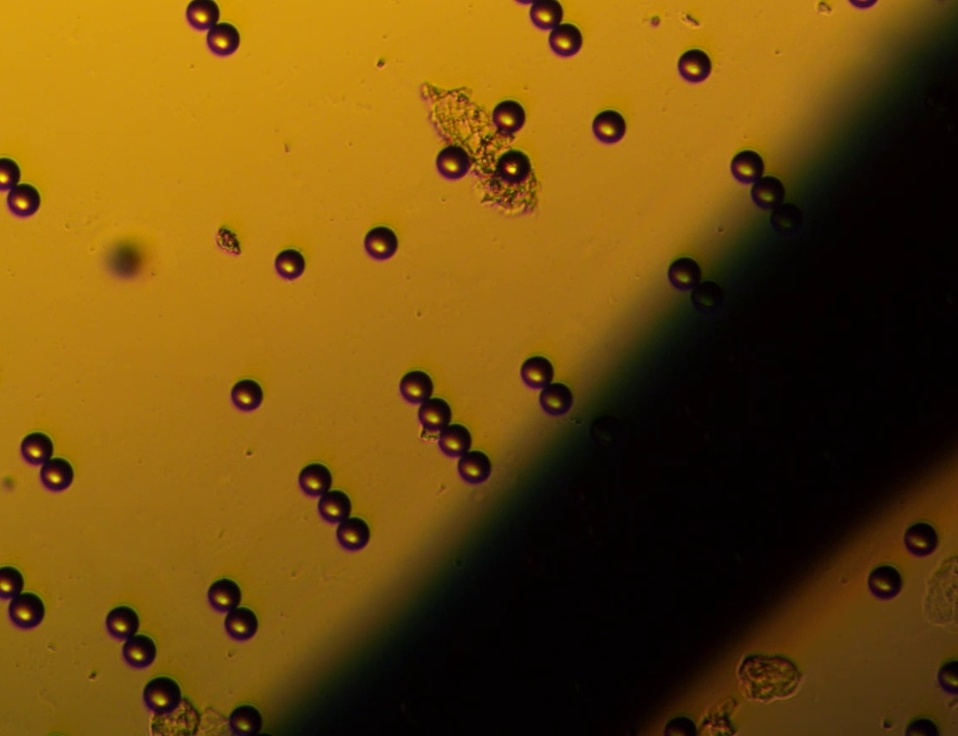
#> input picture real.jpg, 958 x 736 px, shrunk from 1140 x 876 before the run
$ python combinedCode.py
#> lines starting #> are read from the running program, lines starting #| are printed output that depends on the picture; after the words box and inside, x2 and y2 are one past the last pixel; in counts of white or black regions, pixels touching at a corner belong together
import cv2
import numpy as np
import matplotlib.pyplot as plt

frame = cv2.imread("real.jpg")
#> frame is the input picture: shape (736, 958, 3); mean B, G, R 12.6, 75.1, 109.6
cv2.imshow('frame', frame)
lower_black = np.array([0,0,0], dtype = "uint16")
upper_black = np.array([70,70,70], dtype = "uint16")
black_mask = cv2.inRange(frame, lower_black, upper_black)
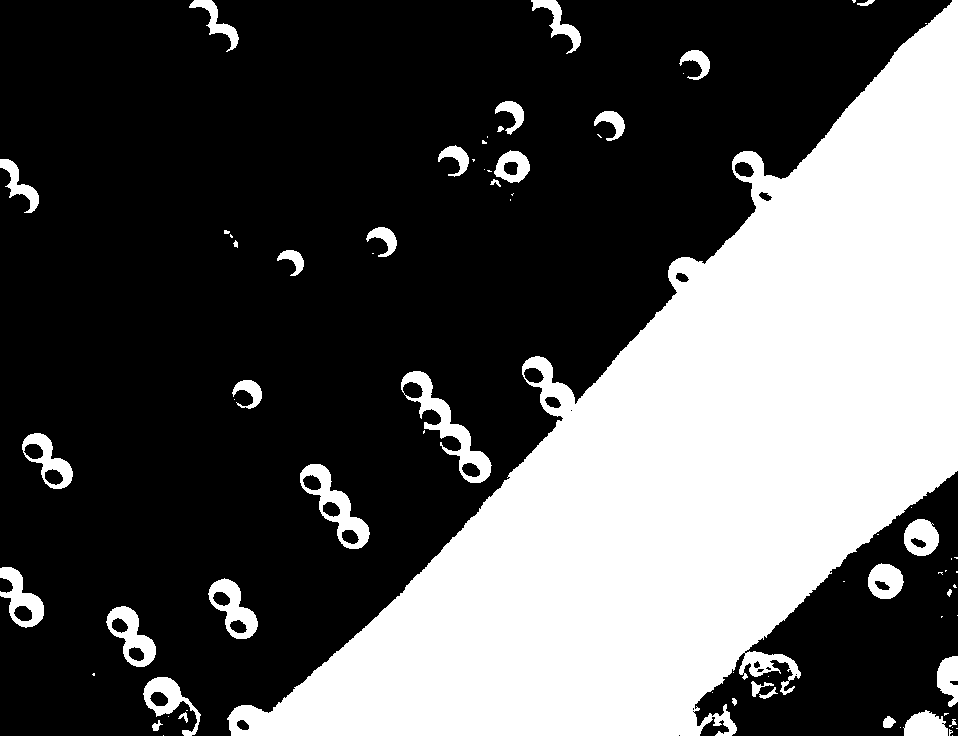
#> black_mask: shape (736, 958); 34.6% white; 75 white regions (39 under 20 px)
cv2.imshow('mask0',black_mask)
black_mask[np.where((black_mask == [0] ).all(axis = 1))] = [255]
cv2.imshow('mask1',black_mask)
_, thrash = cv2.threshold(black_mask, 150, 255, cv2.THRESH_BINARY)
contours, _ = cv2.findContours(thrash, cv2.RETR_TREE, cv2.CHAIN_APPROX_NONE)
#> contours = 106 contours, 52 with area under 20; largest, box (x1, y1, x2, y2) and area: (227, 0, 958, 736) 223052, (401, 371, 492, 483) 2620, (300, 464, 370, 549) 2331, (106, 606, 156, 667) 1599, (208, 578, 258, 639) 1590
count = 0
biggest_contour = max(contours, key=cv2.contourArea)
#> biggest_contour = contour of 3011 points, box (x1, y1, x2, y2) (227, 0, 958, 736), area 223052
cv2.drawContours(black_mask, biggest_contour, -1, (0, 255, 0), 4)
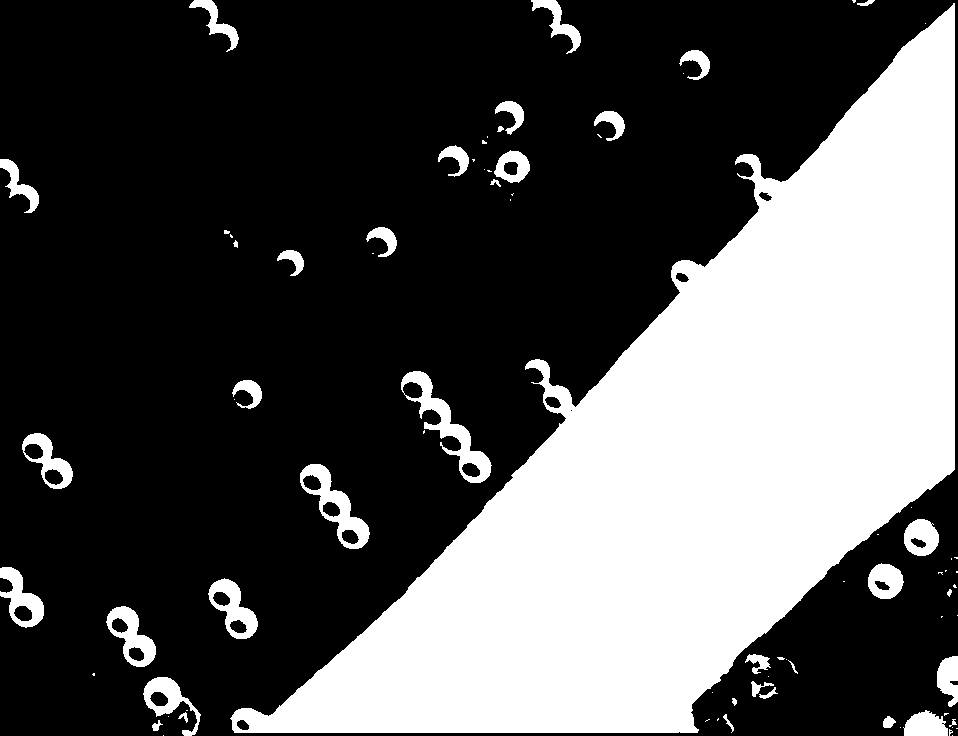
#> black_mask: shape (736, 958); 33.4% white; 81 white regions (42 under 20 px), largest, box (x1, y1, x2, y2) and area: (230, 3, 955, 733) 214920, (401, 371, 492, 483) 2397, (300, 464, 370, 549) 1888

for contour in contours:
    approx = cv2.approxPolyDP(contour, 0.01 * cv2.arcLength(contour, True), True)
#> this loop made 106 passes
#> approx on passes 1, 2, 5, 6, 7, 11, 16, 18, 23, 25, 28, 34: [[952, 735]], [[163, 735]], [[956, 728], [957, 728]], [[952, 727]], [[900, 727]], [[168, 716]], [[186, 710], [187, 710]], [[712, 692]], [[768, 676]], [[733, 672]], [[957, 615]], [[843, 581], [844, 581]]
#> (contour, approx) on passes 27, 40: ([[941, 616], [941, 617], [942, 616]], [[942, 616], [941, 616], [941, 617]]), ([[945, 570], [945, 571], [946, 570]], [[946, 570], [945, 570], [945, 571]])
    #cv2.drawContours(black_mask, [approx], 0, (0, 255, 0), 3)
cv2.imshow("Final", black_mask)
cv2.waitKey(0)

$ run again, with complex.jpg copied over real.jpg
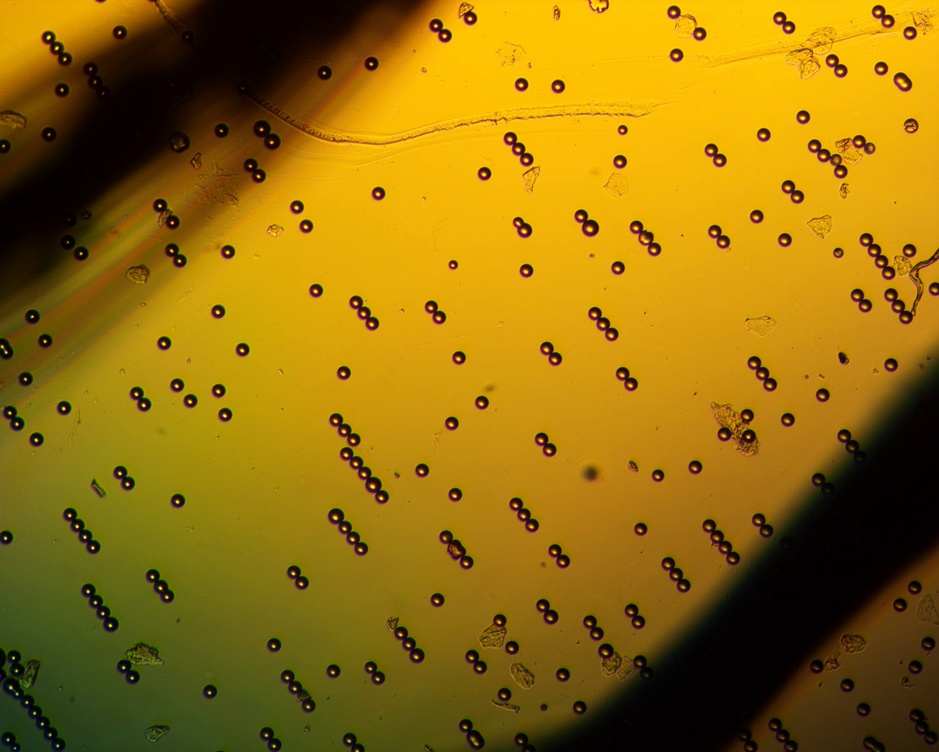
#> input picture complex.jpg, 939 x 752 px, shrunk from 2748 x 2200 before the run
#> frame is the input picture: shape (752, 939, 3); mean B, G, R 11.8, 110.5, 147.1
#> `black_mask = cv2.inRange(frame, lower_black, upper_black)`:
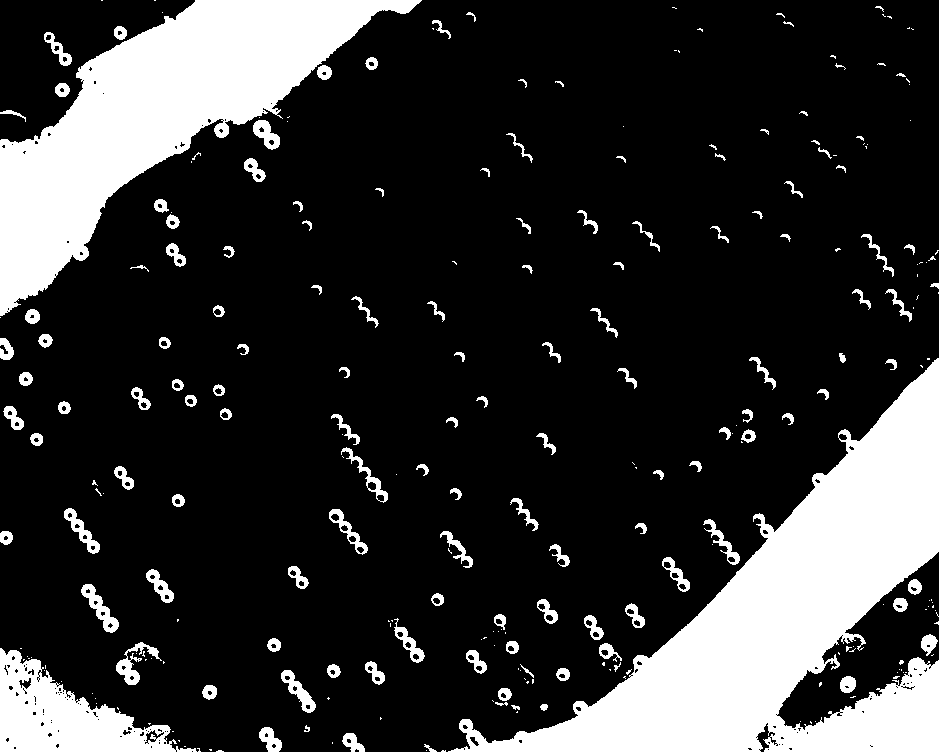
#> black_mask: shape (752, 939); 19.9% white; 270 white regions (136 under 20 px)
#> contours = 517 contours, 319 with area under 20; largest, box (x1, y1, x2, y2) and area: (448, 358, 939, 752) 65114, (0, 0, 422, 316) 45600, (0, 648, 197, 752) 9544, (81, 584, 119, 633) 612, (116, 642, 162, 685) 520
#> biggest_contour = contour of 2285 points, box (x1, y1, x2, y2) (448, 358, 939, 752), area 65114
#> `cv2.drawContours(black_mask, biggest_contour, -1, (0, 255, 0), 4)`:
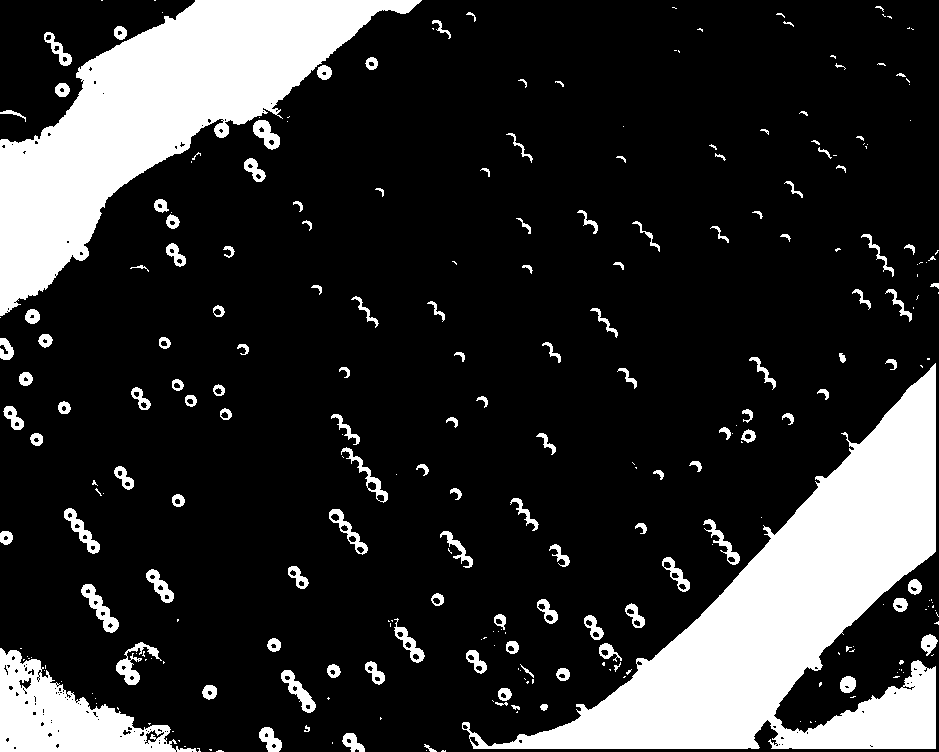
#> black_mask: shape (752, 939); 19% white; 270 white regions (136 under 20 px), largest, box (x1, y1, x2, y2) and area: (462, 363, 936, 749) 59839, (0, 0, 422, 316) 46149, (0, 648, 197, 752) 9411
#> the loop `for contour in contours:` made 517 passes
#> approx on passes 2, 4, 6: [[426, 750]], [[209, 749], [210, 750], [211, 750], [211, 749]], [[184, 746], [185, 746]]

$ run again, with img1.jpg copied over real.jpg
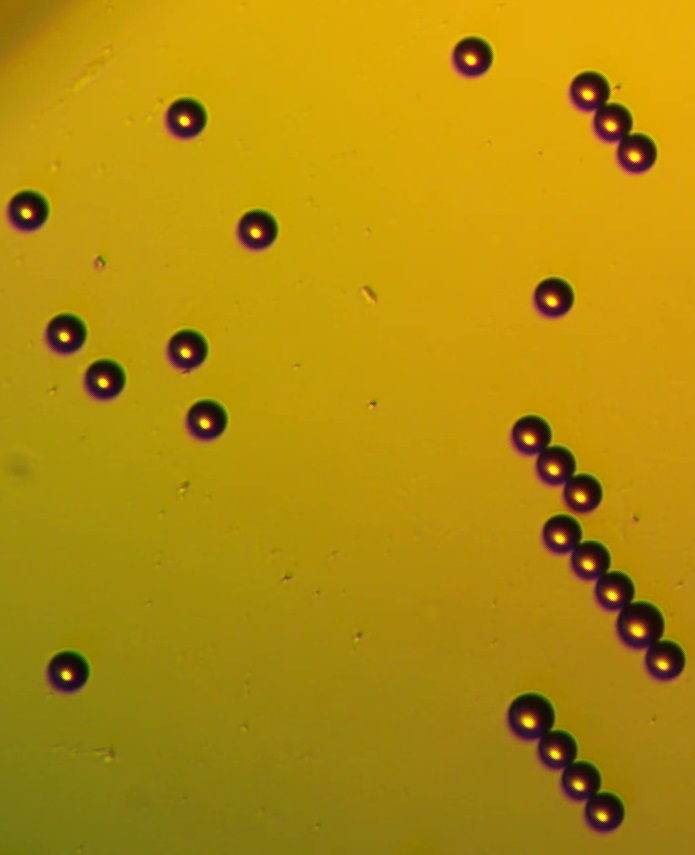
#> input picture img1.jpg, 695 x 855 px
#> frame is the input picture: shape (855, 695, 3); mean B, G, R 11.6, 140.8, 177.8
#> `black_mask = cv2.inRange(frame, lower_black, upper_black)`:
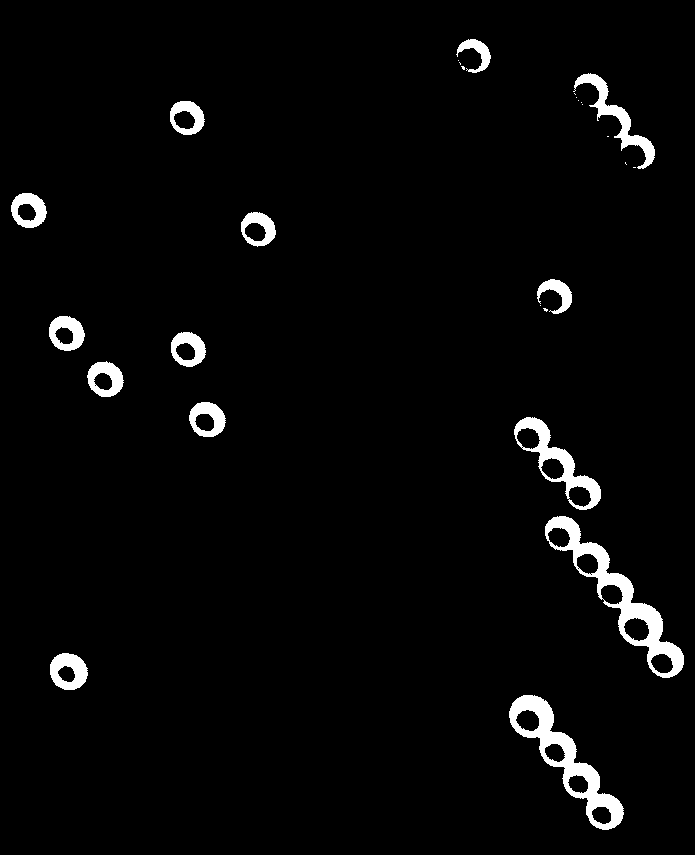
#> black_mask: shape (855, 695); 3.1% white; 27 white regions (13 under 20 px), largest, box (x1, y1, x2, y2) and area: (545, 516, 684, 678) 4028, (509, 695, 624, 830) 3637, (514, 417, 601, 510) 1975
#> contours = 50 contours, 22 with area under 20; largest, box (x1, y1, x2, y2) and area: (0, 0, 695, 73) 26791, (0, 653, 695, 855) 25098, (0, 212, 695, 351) 24540, (0, 73, 695, 228) 18227, (0, 417, 695, 678) 11842
#> biggest_contour = contour of 1586 points, box (x1, y1, x2, y2) (0, 0, 695, 73), area 26791
#> `cv2.drawContours(black_mask, biggest_contour, -1, (0, 255, 0), 4)`:
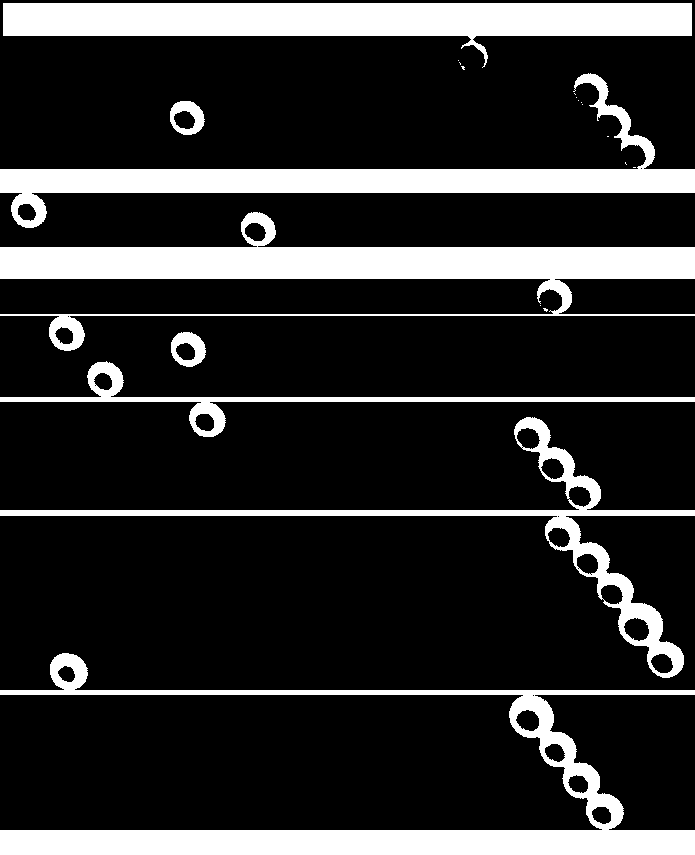
#> black_mask: shape (855, 695); 18.4% white; 21 white regions (13 under 20 px), largest, box (x1, y1, x2, y2) and area: (0, 212, 695, 351) 25600, (0, 653, 695, 855) 25403, (3, 3, 692, 68) 22914
#> the loop `for contour in contours:` made 50 passes
#> approx on passes 6, 12, 13, 16, 19, 23, 28, 31: [[532, 695], [533, 694], [534, 695], [533, 696]], [[590, 574], [591, 573], [592, 574], [591, 575]], [[577, 568], [578, 567], [579, 568], [578, 569]], [[557, 516], [558, 515], [559, 516], [558, 517]], [[521, 447], [522, 446], [523, 447], [522, 448]], [[94, 385], [95, 384], [96, 385], [95, 386]], [[540, 305]], [[67, 316], [68, 315], [69, 316], [68, 317]]
